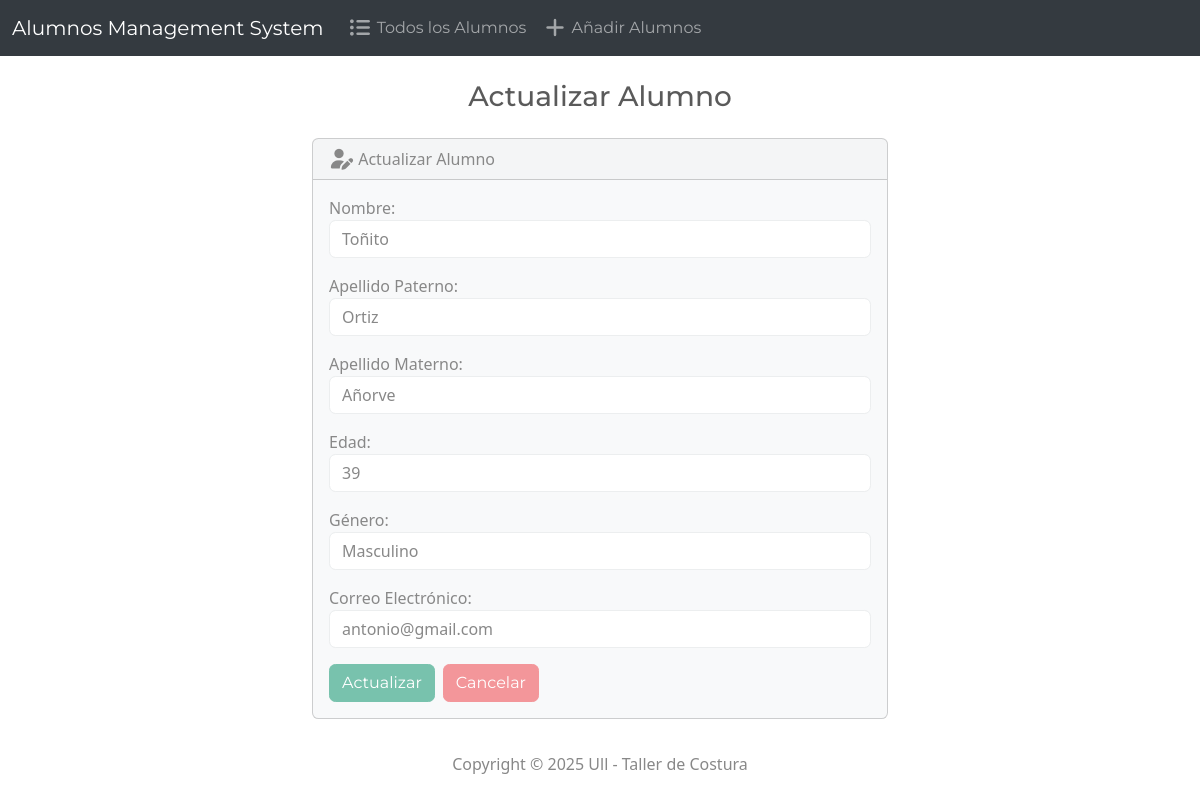
Page /edit/2 on the committed database.
### app_alumnos/models.py (models this page shows, shortened)
class Alumno(models.Model):
    nombre = models.CharField(max_length=100)
    apellido_paterno = models.CharField(max_length=100)
    apellido_materno = models.CharField(max_length=100)
    edad = models.IntegerField()
    genero = models.CharField(max_length=10)
    correo = models.EmailField(unique=True)

### app_alumnos/views.py (the view)
# urls.py: path('edit/<int:id>', views.edit, name='edit'),
def edit(request, id):
    try:
        alumno = Alumno.objects.get(pk=id)
    except Alumno.DoesNotExist:
        return HttpResponseRedirect(reverse('index'))
    if request.method == "POST":
        form = AlumnoForm(request.POST, instance=alumno)
        if form.is_valid():
            form.save()
            return render(request, 'alumnos/edit.html', {
                'form': form,
                'alumno': alumno,   # Necesario para el contexto
                'success': True     # Activa el mensaje de éxito en edit.html
            })
    else: # Solicitud GET
        form = AlumnoForm(instance=alumno)
    return render(request, 'alumnos/edit.html', {
        'form': form,
        'alumno': alumno
    })

### app_alumnos/forms.py
class AlumnoForm(forms.ModelForm):
    class Meta:
        model = Alumno
        fields = ['nombre', 'apellido_paterno', 'apellido_materno', 'edad', 'genero', 'correo']
        labels = {
            'nombre': 'Nombre',
            'apellido_paterno': 'Apellido Paterno',
            'apellido_materno': 'Apellido Materno',
            'edad': 'Edad',
            'genero': 'Género',
            'correo': 'Correo Electrónico',
        }
        widgets ={
            'nombre': forms.TextInput(attrs={'class': 'form-control'}),
            'apellido_paterno': forms.TextInput(attrs={'class': 'form-control'}),
            'apellido_materno': forms.TextInput(attrs={'class': 'form-control'}),
            'edad': forms.NumberInput(attrs={'class': 'form-control'}),
            'genero': forms.TextInput(attrs={'class': 'form-control'}),
            'correo': forms.EmailInput(attrs={'class': 'form-control'}),
        }

### app_alumnos/templates/alumnos/edit.html (shortened to what this page needs)
{% extends "alumnos/base.html"%}
{%block body%}
  <h3 class="text-center m-4">Actualizar Alumno</h3>
  {%if success %}
    <div class="alert alert-success" role="alert">
      Alumno actualizado exitosamente.
      <a href="{% url 'index' %}" class="alert-link">De vuelta a la página pricipal.</a>
    </div>
  {%else%}
   <div class="row justify-content-center">
      <div class="col-6">
        <div class="card bg-light mb-3">
  <div class="card-header">
  <i class="fa-solid fa-user-pen fa-lg"></i> Actualizar Alumno
  </div>
  <div class="card-body">
    <form action="" method="POST">
        {{ form.as_p }} <div class="d-flex gap-2">
            <button type="submit" class="btn btn-primary">Actualizar</button>
            <a href="{% url 'index'%}" class="btn btn-secondary">Cancelar</a>
        </div>
    </form>
  </div>
</div>
      </div>
  </div>
  {%endif%}
{% endblock %}

### rows in the picture
Alumno: nombre "Toñito", apellido_paterno "Ortiz", apellido_materno "Añorve", edad "39", genero "Masculino", correo "antonio@gmail.com"
